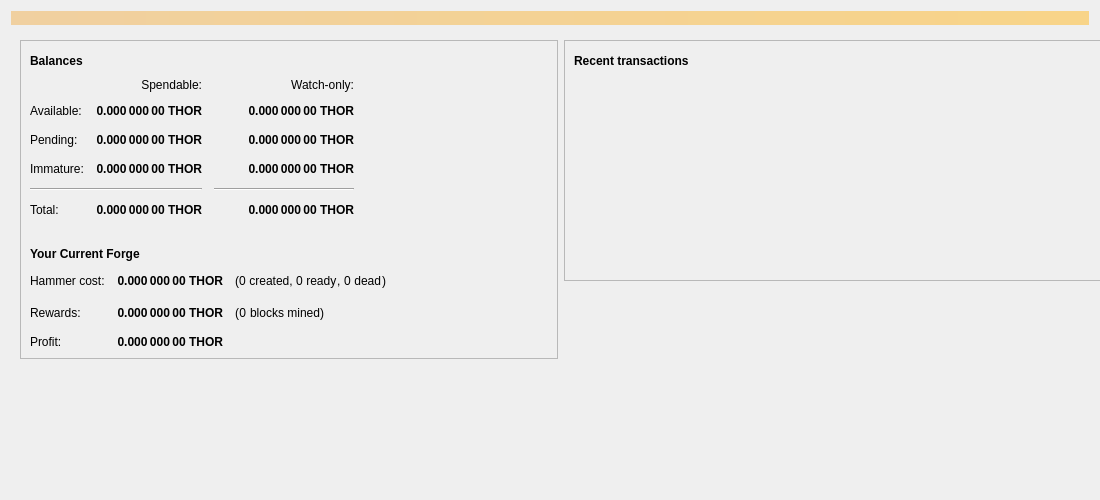
<?xml version="1.0" encoding="UTF-8"?>
<ui version="4.0">
 <class>OverviewPage</class>
 <widget class="QWidget" name="OverviewPage">
  <property name="geometry">
   <rect>
    <x>0</x>
    <y>0</y>
    <width>1100</width>
    <height>500</height>
   </rect>
  </property>
  <property name="minimumSize">
   <size>
    <width>1100</width>
    <height>500</height>
   </size>
  </property>
  <property name="windowTitle">
   <string>Form</string>
  </property>
  <layout class="QVBoxLayout" name="topLayout">
   <item>
    <widget class="QLabel" name="labelAlerts">
     <property name="visible">
      <bool>false</bool>
     </property>
     <property name="styleSheet">
      <string notr="true">QLabel { background-color: qlineargradient(x1: 0, y1: 0, x2: 1, y2: 0, stop:0 #F0D0A0, stop:1 #F8D488); color:#000000; }</string>
     </property>
     <property name="wordWrap">
      <bool>true</bool>
     </property>
     <property name="margin">
      <number>3</number>
     </property>
     <property name="textInteractionFlags">
      <set>Qt::TextSelectableByMouse</set>
     </property>
    </widget>
   </item>
   <item>
    <widget class="QFrame" name="frameforbackground">
     <property name="minimumSize">
      <size>
       <width>1100</width>
       <height>500</height>
      </size>
     </property>
     <property name="styleSheet">
      <string notr="true">background:url(:/icons/res/icons/background.png);
background-position:center;</string>
     </property>
     <layout class="QHBoxLayout" name="horizontalLayout" stretch="1,1">
      <item>
       <layout class="QVBoxLayout" name="verticalLayout_2">
        <item>
         <widget class="QFrame" name="frame">
          <property name="styleSheet">
           <string notr="true">background-image: url(:/icons/res/icons/transparency.png);</string>
          </property>
          <property name="frameShape">
           <enum>QFrame::StyledPanel</enum>
          </property>
          <property name="frameShadow">
           <enum>QFrame::Raised</enum>
          </property>
          <layout class="QVBoxLayout" name="verticalLayout_4">
           <item>
            <layout class="QHBoxLayout" name="horizontalLayout_4">
             <item>
              <widget class="QLabel" name="label_5">
               <property name="font">
                <font>
                 <weight>75</weight>
                 <bold>true</bold>
                </font>
               </property>
               <property name="text">
                <string>Balances</string>
               </property>
              </widget>
             </item>
             <item>
              <widget class="QPushButton" name="labelWalletStatus">
               <property name="enabled">
                <bool>true</bool>
               </property>
               <property name="maximumSize">
                <size>
                 <width>30</width>
                 <height>16777215</height>
                </size>
               </property>
               <property name="toolTip">
                <string>The displayed information may be out of date. Your wallet automatically synchronizes with the Thor network after a connection is established, but this process has not completed yet.</string>
               </property>
               <property name="text">
                <string/>
               </property>
               <property name="icon">
                <iconset resource="../bitcoin.qrc">
                 <normaloff>:/icons/warning</normaloff>
                 <disabledoff>:/icons/warning</disabledoff>:/icons/warning</iconset>
               </property>
               <property name="iconSize">
                <size>
                 <width>24</width>
                 <height>24</height>
                </size>
               </property>
               <property name="flat">
                <bool>true</bool>
               </property>
              </widget>
             </item>
             <item>
              <spacer name="horizontalSpacer_3">
               <property name="orientation">
                <enum>Qt::Horizontal</enum>
               </property>
               <property name="sizeHint" stdset="0">
                <size>
                 <width>40</width>
                 <height>20</height>
                </size>
               </property>
              </spacer>
             </item>
            </layout>
           </item>
           <item>
            <layout class="QGridLayout" name="gridLayout">
             <property name="spacing">
              <number>12</number>
             </property>
             <item row="2" column="2">
              <widget class="QLabel" name="labelWatchPending">
               <property name="font">
                <font>
                 <weight>75</weight>
                 <bold>true</bold>
                </font>
               </property>
               <property name="cursor">
                <cursorShape>IBeamCursor</cursorShape>
               </property>
               <property name="toolTip">
                <string>Unconfirmed transactions to watch-only addresses</string>
               </property>
               <property name="text">
                <string notr="true">0.000 000 00 THOR</string>
               </property>
               <property name="alignment">
                <set>Qt::AlignRight|Qt::AlignTrailing|Qt::AlignVCenter</set>
               </property>
               <property name="textInteractionFlags">
                <set>Qt::LinksAccessibleByMouse|Qt::TextSelectableByKeyboard|Qt::TextSelectableByMouse</set>
               </property>
              </widget>
             </item>
             <item row="2" column="1">
              <widget class="QLabel" name="labelUnconfirmed">
               <property name="font">
                <font>
                 <weight>75</weight>
                 <bold>true</bold>
                </font>
               </property>
               <property name="cursor">
                <cursorShape>IBeamCursor</cursorShape>
               </property>
               <property name="toolTip">
                <string>Total of transactions that have yet to be confirmed, and do not yet count toward the spendable balance</string>
               </property>
               <property name="text">
                <string notr="true">0.000 000 00 THOR</string>
               </property>
               <property name="alignment">
                <set>Qt::AlignRight|Qt::AlignTrailing|Qt::AlignVCenter</set>
               </property>
               <property name="textInteractionFlags">
                <set>Qt::LinksAccessibleByMouse|Qt::TextSelectableByKeyboard|Qt::TextSelectableByMouse</set>
               </property>
              </widget>
             </item>
             <item row="3" column="2">
              <widget class="QLabel" name="labelWatchCreated">
               <property name="font">
                <font>
                 <weight>75</weight>
                 <bold>true</bold>
                </font>
               </property>
               <property name="cursor">
                <cursorShape>IBeamCursor</cursorShape>
               </property>
               <property name="toolTip">
                <string>Mined balance in watch-only addresses that has not yet readyd</string>
               </property>
               <property name="text">
                <string notr="true">0.000 000 00 THOR</string>
               </property>
               <property name="alignment">
                <set>Qt::AlignRight|Qt::AlignTrailing|Qt::AlignVCenter</set>
               </property>
               <property name="textInteractionFlags">
                <set>Qt::LinksAccessibleByMouse|Qt::TextSelectableByKeyboard|Qt::TextSelectableByMouse</set>
               </property>
              </widget>
             </item>
             <item row="4" column="0" colspan="2">
              <widget class="Line" name="line">
               <property name="orientation">
                <enum>Qt::Horizontal</enum>
               </property>
              </widget>
             </item>
             <item row="4" column="2">
              <widget class="Line" name="lineWatchBalance">
               <property name="sizePolicy">
                <sizepolicy hsizetype="Preferred" vsizetype="Fixed">
                 <horstretch>0</horstretch>
                 <verstretch>0</verstretch>
                </sizepolicy>
               </property>
               <property name="minimumSize">
                <size>
                 <width>140</width>
                 <height>0</height>
                </size>
               </property>
               <property name="orientation">
                <enum>Qt::Horizontal</enum>
               </property>
              </widget>
             </item>
             <item row="5" column="0">
              <widget class="QLabel" name="labelTotalText">
               <property name="text">
                <string>Total:</string>
               </property>
              </widget>
             </item>
             <item row="3" column="1">
              <widget class="QLabel" name="labelCreated">
               <property name="font">
                <font>
                 <weight>75</weight>
                 <bold>true</bold>
                </font>
               </property>
               <property name="cursor">
                <cursorShape>IBeamCursor</cursorShape>
               </property>
               <property name="toolTip">
                <string>Mined balance that has not yet readyd</string>
               </property>
               <property name="text">
                <string notr="true">0.000 000 00 THOR</string>
               </property>
               <property name="alignment">
                <set>Qt::AlignRight|Qt::AlignTrailing|Qt::AlignVCenter</set>
               </property>
               <property name="textInteractionFlags">
                <set>Qt::LinksAccessibleByMouse|Qt::TextSelectableByKeyboard|Qt::TextSelectableByMouse</set>
               </property>
              </widget>
             </item>
             <item row="2" column="3">
              <spacer name="horizontalSpacer_2">
               <property name="orientation">
                <enum>Qt::Horizontal</enum>
               </property>
               <property name="sizeHint" stdset="0">
                <size>
                 <width>40</width>
                 <height>20</height>
                </size>
               </property>
              </spacer>
             </item>
             <item row="3" column="0">
              <widget class="QLabel" name="labelCreatedText">
               <property name="text">
                <string>Immature:</string>
               </property>
              </widget>
             </item>
             <item row="5" column="1">
              <widget class="QLabel" name="labelTotal">
               <property name="font">
                <font>
                 <weight>75</weight>
                 <bold>true</bold>
                </font>
               </property>
               <property name="cursor">
                <cursorShape>IBeamCursor</cursorShape>
               </property>
               <property name="toolTip">
                <string>Your current total balance</string>
               </property>
               <property name="text">
                <string notr="true">0.000 000 00 THOR</string>
               </property>
               <property name="alignment">
                <set>Qt::AlignRight|Qt::AlignTrailing|Qt::AlignVCenter</set>
               </property>
               <property name="textInteractionFlags">
                <set>Qt::LinksAccessibleByMouse|Qt::TextSelectableByKeyboard|Qt::TextSelectableByMouse</set>
               </property>
              </widget>
             </item>
             <item row="5" column="2">
              <widget class="QLabel" name="labelWatchTotal">
               <property name="font">
                <font>
                 <weight>75</weight>
                 <bold>true</bold>
                </font>
               </property>
               <property name="cursor">
                <cursorShape>IBeamCursor</cursorShape>
               </property>
               <property name="toolTip">
                <string>Current total balance in watch-only addresses</string>
               </property>
               <property name="text">
                <string notr="true">0.000 000 00 THOR</string>
               </property>
               <property name="alignment">
                <set>Qt::AlignRight|Qt::AlignTrailing|Qt::AlignVCenter</set>
               </property>
               <property name="textInteractionFlags">
                <set>Qt::LinksAccessibleByMouse|Qt::TextSelectableByKeyboard|Qt::TextSelectableByMouse</set>
               </property>
              </widget>
             </item>
             <item row="0" column="2">
              <widget class="QLabel" name="labelWatchonly">
               <property name="text">
                <string>Watch-only:</string>
               </property>
               <property name="alignment">
                <set>Qt::AlignRight|Qt::AlignTrailing|Qt::AlignVCenter</set>
               </property>
              </widget>
             </item>
             <item row="1" column="0">
              <widget class="QLabel" name="labelBalanceText">
               <property name="text">
                <string>Available:</string>
               </property>
              </widget>
             </item>
             <item row="1" column="1">
              <widget class="QLabel" name="labelBalance">
               <property name="font">
                <font>
                 <weight>75</weight>
                 <bold>true</bold>
                </font>
               </property>
               <property name="cursor">
                <cursorShape>IBeamCursor</cursorShape>
               </property>
               <property name="toolTip">
                <string>Your current spendable balance</string>
               </property>
               <property name="text">
                <string notr="true">0.000 000 00 THOR</string>
               </property>
               <property name="alignment">
                <set>Qt::AlignRight|Qt::AlignTrailing|Qt::AlignVCenter</set>
               </property>
               <property name="textInteractionFlags">
                <set>Qt::LinksAccessibleByMouse|Qt::TextSelectableByKeyboard|Qt::TextSelectableByMouse</set>
               </property>
              </widget>
             </item>
             <item row="1" column="2">
              <widget class="QLabel" name="labelWatchAvailable">
               <property name="font">
                <font>
                 <weight>75</weight>
                 <bold>true</bold>
                </font>
               </property>
               <property name="cursor">
                <cursorShape>IBeamCursor</cursorShape>
               </property>
               <property name="toolTip">
                <string>Your current balance in watch-only addresses</string>
               </property>
               <property name="text">
                <string notr="true">0.000 000 00 THOR</string>
               </property>
               <property name="alignment">
                <set>Qt::AlignRight|Qt::AlignTrailing|Qt::AlignVCenter</set>
               </property>
               <property name="textInteractionFlags">
                <set>Qt::LinksAccessibleByMouse|Qt::TextSelectableByKeyboard|Qt::TextSelectableByMouse</set>
               </property>
              </widget>
             </item>
             <item row="2" column="0">
              <widget class="QLabel" name="labelPendingText">
               <property name="text">
                <string>Pending:</string>
               </property>
              </widget>
             </item>
             <item row="0" column="1">
              <widget class="QLabel" name="labelSpendable">
               <property name="text">
                <string>Spendable:</string>
               </property>
               <property name="alignment">
                <set>Qt::AlignRight|Qt::AlignTrailing|Qt::AlignVCenter</set>
               </property>
              </widget>
             </item>
            </layout>
           </item>
           <item>
            <spacer name="verticalSpacer_3">
             <property name="orientation">
              <enum>Qt::Vertical</enum>
             </property>
             <property name="sizeType">
              <enum>QSizePolicy::Fixed</enum>
             </property>
             <property name="sizeHint" stdset="0">
              <size>
               <width>20</width>
               <height>20</height>
              </size>
             </property>
            </spacer>
           </item>
           <item>
            <layout class="QHBoxLayout" name="horizontalLayout_3">
             <item>
              <widget class="QLabel" name="label_6">
               <property name="font">
                <font>
                 <weight>75</weight>
                 <bold>true</bold>
                </font>
               </property>
               <property name="text">
                <string>Your Current Forge</string>
               </property>
              </widget>
             </item>
             <item>
              <widget class="QPushButton" name="hammerButton">
               <property name="enabled">
                <bool>true</bool>
               </property>
               <property name="maximumSize">
                <size>
                 <width>30</width>
                 <height>16777215</height>
                </size>
               </property>
               <property name="toolTip">
                <string>The displayed information may be out of date. Your wallet automatically synchronizes with the Thor network after a connection is established, but this process has not completed yet.</string>
               </property>
               <property name="text">
                <string/>
               </property>
               <property name="icon">
                <iconset resource="../bitcoin.qrc">
                 <normaloff>:/icons/hammer</normaloff>:/icons/hammer</iconset>
               </property>
               <property name="iconSize">
                <size>
                 <width>24</width>
                 <height>24</height>
                </size>
               </property>
               <property name="flat">
                <bool>true</bool>
               </property>
              </widget>
             </item>
             <item>
              <spacer name="horizontalSpacer_4">
               <property name="orientation">
                <enum>Qt::Horizontal</enum>
               </property>
               <property name="sizeHint" stdset="0">
                <size>
                 <width>40</width>
                 <height>20</height>
                </size>
               </property>
              </spacer>
             </item>
            </layout>
           </item>
           <item>
            <layout class="QGridLayout" name="gridLayout_2">
             <property name="spacing">
              <number>12</number>
             </property>
             <item row="2" column="0">
              <widget class="QLabel" name="profitLabel_2">
               <property name="text">
                <string>Profit:</string>
               </property>
              </widget>
             </item>
             <item row="1" column="0">
              <widget class="QLabel" name="rewardsLabel">
               <property name="text">
                <string>Rewards:</string>
               </property>
              </widget>
             </item>
             <item row="1" column="1">
              <widget class="QLabel" name="rewardsPaidLabel">
               <property name="font">
                <font>
                 <weight>75</weight>
                 <bold>true</bold>
                </font>
               </property>
               <property name="text">
                <string>0.000 000 00 THOR</string>
               </property>
               <property name="alignment">
                <set>Qt::AlignRight|Qt::AlignTrailing|Qt::AlignVCenter</set>
               </property>
              </widget>
             </item>
             <item row="0" column="1">
              <widget class="QLabel" name="costLabel">
               <property name="font">
                <font>
                 <weight>75</weight>
                 <bold>true</bold>
                </font>
               </property>
               <property name="text">
                <string>0.000 000 00 THOR</string>
               </property>
               <property name="alignment">
                <set>Qt::AlignRight|Qt::AlignTrailing|Qt::AlignVCenter</set>
               </property>
              </widget>
             </item>
             <item row="2" column="1">
              <widget class="QLabel" name="profitLabel">
               <property name="font">
                <font>
                 <weight>75</weight>
                 <bold>true</bold>
                </font>
               </property>
               <property name="text">
                <string>0.000 000 00 THOR</string>
               </property>
               <property name="alignment">
                <set>Qt::AlignRight|Qt::AlignTrailing|Qt::AlignVCenter</set>
               </property>
              </widget>
             </item>
             <item row="0" column="0">
              <widget class="QLabel" name="costLabel_2">
               <property name="text">
                <string>Hammer cost:</string>
               </property>
              </widget>
             </item>
             <item row="0" column="2">
              <layout class="QHBoxLayout" name="horizontalLayout_11">
               <property name="spacing">
                <number>0</number>
               </property>
               <item>
                <widget class="QLabel" name="blocksFoundRowLabel_3">
                 <property name="font">
                  <font>
                   <kerning>true</kerning>
                  </font>
                 </property>
                 <property name="text">
                  <string>(</string>
                 </property>
                </widget>
               </item>
               <item>
                <widget class="QLabel" name="createdLabel">
                 <property name="text">
                  <string>0</string>
                 </property>
                </widget>
               </item>
               <item>
                <widget class="QLabel" name="label_14">
                 <property name="text">
                  <string> created, </string>
                 </property>
                 <property name="alignment">
                  <set>Qt::AlignRight|Qt::AlignTrailing|Qt::AlignVCenter</set>
                 </property>
                </widget>
               </item>
               <item>
                <widget class="QLabel" name="readyLabel">
                 <property name="text">
                  <string>0</string>
                 </property>
                </widget>
               </item>
               <item>
                <widget class="QLabel" name="blocksFoundRowLabel_2">
                 <property name="font">
                  <font>
                   <kerning>true</kerning>
                  </font>
                 </property>
                 <property name="text">
                  <string> ready</string>
                 </property>
                </widget>
               </item>
               <item>
                <widget class="QLabel" name="deadPreLabel">
                 <property name="font">
                  <font>
                   <kerning>true</kerning>
                  </font>
                 </property>
                 <property name="text">
                  <string>, </string>
                 </property>
                </widget>
               </item>
               <item>
                <widget class="QLabel" name="deadLabel">
                 <property name="font">
                  <font>
                   <kerning>true</kerning>
                  </font>
                 </property>
                 <property name="text">
                  <string>0</string>
                 </property>
                </widget>
               </item>
               <item>
                <widget class="QLabel" name="deadPostLabel">
                 <property name="font">
                  <font>
                   <kerning>true</kerning>
                  </font>
                 </property>
                 <property name="text">
                  <string> dead</string>
                 </property>
                </widget>
               </item>
               <item>
                <widget class="QLabel" name="blocksFoundRowLabel_6">
                 <property name="font">
                  <font>
                   <kerning>true</kerning>
                  </font>
                 </property>
                 <property name="text">
                  <string>)</string>
                 </property>
                </widget>
               </item>
               <item>
                <spacer name="horizontalSpacer_14">
                 <property name="orientation">
                  <enum>Qt::Horizontal</enum>
                 </property>
                 <property name="sizeHint" stdset="0">
                  <size>
                   <width>40</width>
                   <height>20</height>
                  </size>
                 </property>
                </spacer>
               </item>
              </layout>
             </item>
             <item row="1" column="2">
              <layout class="QHBoxLayout" name="horizontalLayout_12">
               <property name="spacing">
                <number>0</number>
               </property>
               <item>
                <widget class="QLabel" name="blocksFoundRowLabel_4">
                 <property name="font">
                  <font>
                   <kerning>true</kerning>
                  </font>
                 </property>
                 <property name="text">
                  <string>(</string>
                 </property>
                </widget>
               </item>
               <item>
                <widget class="QLabel" name="blocksFoundLabel">
                 <property name="text">
                  <string>0</string>
                 </property>
                 <property name="alignment">
                  <set>Qt::AlignRight|Qt::AlignTrailing|Qt::AlignVCenter</set>
                 </property>
                </widget>
               </item>
               <item>
                <widget class="QLabel" name="label_15">
                 <property name="text">
                  <string> blocks mined)</string>
                 </property>
                 <property name="alignment">
                  <set>Qt::AlignRight|Qt::AlignTrailing|Qt::AlignVCenter</set>
                 </property>
                </widget>
               </item>
               <item>
                <spacer name="horizontalSpacer_15">
                 <property name="orientation">
                  <enum>Qt::Horizontal</enum>
                 </property>
                 <property name="sizeHint" stdset="0">
                  <size>
                   <width>40</width>
                   <height>20</height>
                  </size>
                 </property>
                </spacer>
               </item>
              </layout>
             </item>
            </layout>
           </item>
          </layout>
         </widget>
        </item>
        <item>
         <spacer name="verticalSpacer">
          <property name="orientation">
           <enum>Qt::Vertical</enum>
          </property>
          <property name="sizeHint" stdset="0">
           <size>
            <width>20</width>
            <height>40</height>
           </size>
          </property>
         </spacer>
        </item>
       </layout>
      </item>
      <item>
       <layout class="QVBoxLayout" name="verticalLayout_3">
        <item>
         <widget class="QFrame" name="frame_2">
          <property name="styleSheet">
           <string notr="true">background-image: url(:/icons/res/icons/transparency.png);</string>
          </property>
          <property name="frameShape">
           <enum>QFrame::StyledPanel</enum>
          </property>
          <property name="frameShadow">
           <enum>QFrame::Raised</enum>
          </property>
          <layout class="QVBoxLayout" name="verticalLayout">
           <item>
            <layout class="QHBoxLayout" name="horizontalLayout_2">
             <item>
              <widget class="QLabel" name="label_4">
               <property name="font">
                <font>
                 <weight>75</weight>
                 <bold>true</bold>
                </font>
               </property>
               <property name="text">
                <string>Recent transactions</string>
               </property>
              </widget>
             </item>
             <item>
              <widget class="QPushButton" name="labelTransactionsStatus">
               <property name="enabled">
                <bool>true</bool>
               </property>
               <property name="maximumSize">
                <size>
                 <width>30</width>
                 <height>16777215</height>
                </size>
               </property>
               <property name="toolTip">
                <string>The displayed information may be out of date. Your wallet automatically synchronizes with the Thor network after a connection is established, but this process has not completed yet.</string>
               </property>
               <property name="text">
                <string/>
               </property>
               <property name="icon">
                <iconset resource="../bitcoin.qrc">
                 <normaloff>:/icons/warning</normaloff>
                 <disabledoff>:/icons/warning</disabledoff>:/icons/warning</iconset>
               </property>
               <property name="iconSize">
                <size>
                 <width>24</width>
                 <height>24</height>
                </size>
               </property>
               <property name="flat">
                <bool>true</bool>
               </property>
              </widget>
             </item>
             <item>
              <spacer name="horizontalSpacer">
               <property name="orientation">
                <enum>Qt::Horizontal</enum>
               </property>
               <property name="sizeHint" stdset="0">
                <size>
                 <width>40</width>
                 <height>20</height>
                </size>
               </property>
              </spacer>
             </item>
            </layout>
           </item>
           <item>
            <widget class="QListView" name="listTransactions">
             <property name="styleSheet">
              <string notr="true">QListView { background: transparent; }</string>
             </property>
             <property name="frameShape">
              <enum>QFrame::NoFrame</enum>
             </property>
             <property name="verticalScrollBarPolicy">
              <enum>Qt::ScrollBarAlwaysOff</enum>
             </property>
             <property name="horizontalScrollBarPolicy">
              <enum>Qt::ScrollBarAlwaysOff</enum>
             </property>
             <property name="selectionMode">
              <enum>QAbstractItemView::NoSelection</enum>
             </property>
            </widget>
           </item>
          </layout>
         </widget>
        </item>
        <item>
         <spacer name="verticalSpacer_2">
          <property name="orientation">
           <enum>Qt::Vertical</enum>
          </property>
          <property name="sizeHint" stdset="0">
           <size>
            <width>20</width>
            <height>40</height>
           </size>
          </property>
         </spacer>
        </item>
       </layout>
      </item>
     </layout>
    </widget>
   </item>
  </layout>
 </widget>
 <resources>
  <include location="../bitcoin.qrc"/>
 </resources>
 <connections/>
</ui>
